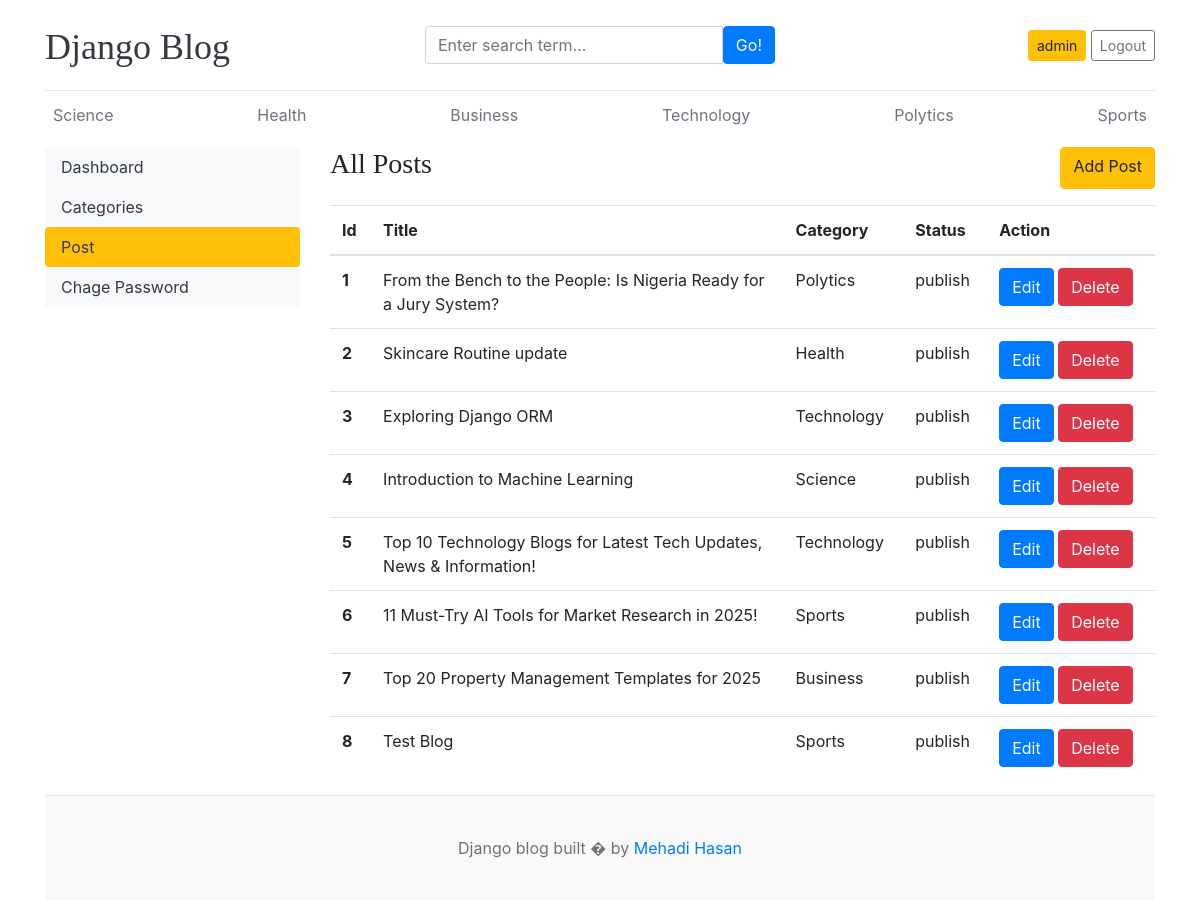
/dashboard/posts/ (signed in), run on an earlier commit of the app's database.
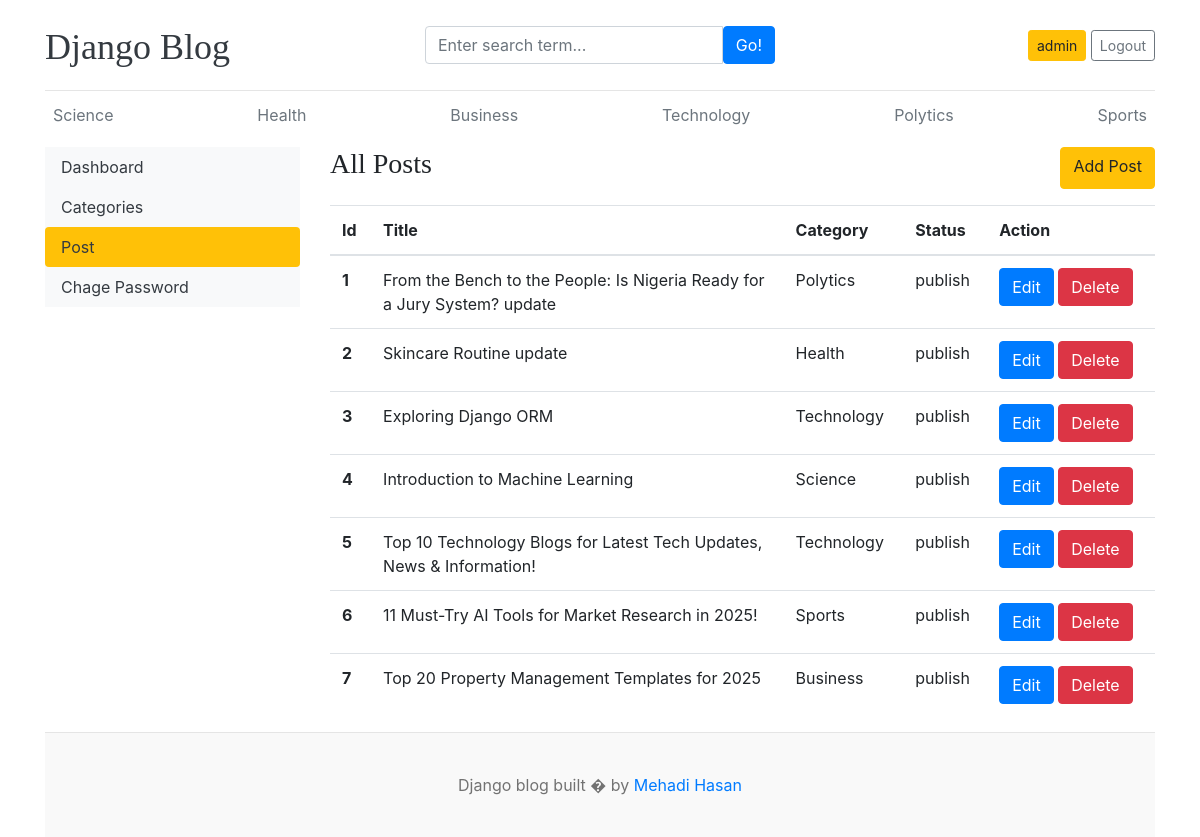
And on a later commit of the database.
### blog/models.py (models this page shows, shortened)
class Category(models.Model):
    category_name = models.CharField(max_length=100,unique=True)
    created_at = models.DateField(auto_now_add=True)
    updated_at = models.DateField(auto_now=True)
    class Meta:
        verbose_name_plural = 'Categories'
    def __str__(self):
        return self.category_name

class Blog(models.Model):
    title = models.CharField(max_length=250,unique=True)
    slug = models.SlugField(unique=True,blank=True)
    category = models.ForeignKey(Category,on_delete=models.CASCADE)
    author = models.ForeignKey(User,on_delete=models.CASCADE)
    blog_image = models.ImageField(upload_to='uploads/%y/%m/%d')
    short_desc = models.TextField(max_length=1000)
    blog_body = models.TextField()
    status = models.CharField(max_length=100,choices=STATUS_CHOICE,default='draft')
    is_featured = models.BooleanField(default=False)
    created_at = models.DateTimeField(auto_now_add=True)
    updated_at = models.DateTimeField(auto_now=True)

### dashboard/views.py (the view)
# urls.py: path('posts/',views.posts,name="posts"),
@editor_required
def posts(request):
    posts = Blog.objects.all()
    context = {
        'posts':posts
    }
    return render(request,'posts.html',context)

### blog/context_processors.py (called while the page is built)
def get_categories(request):
    category = models.Category.objects.all()
    return dict(category=category)

### dashboard/templates/posts.html
{% extends "base-dashboard.html" %}
{% block dashboard %}
<div class="col-md-9">
    <div class="d-flex justify-content-between mb-3">
        <h3>All Posts</h3>
        <a href="{% url 'add_post' %}" class="btn btn-warning">Add Post</a>
      </div>
    <table class="table table-hover">
        <thead>
          <tr>
            <th scope="col">Id</th>
            <th scope="col">Title</th>
            <th scope="col">Category</th>
            <th scope="col">Status</th>
            <th scope="col">Action</th>
          </tr>
        </thead>
        <tbody>
            {% for post in posts%}
            <tr>
                <th scope="row">{{forloop.counter}}</th>
                <td style="width: 50%;">{{ post.title}}</td>
                <td>{{ post.category}}</td>
                <td>{{ post.status}}</td>
                <td>
                  <a class="btn btn-primary" href="{% url 'edit_post' post.id%}">Edit</a>
                  <a class="btn btn-danger ms-2 text-white" href="{%url 'delete_post' post.id%}">Delete</a>
                </td>
            </tr>
            {% endfor %}
        </tbody>
      </table>
</div>
{% endblock %}

### blog/templates/header.html (shortened to what this page needs)
{% load static%}
<!DOCTYPE html>
<html lang="en">
  <head>
    <link
      href="https://getbootstrap.com/docs/4.0/dist/css/bootstrap.min.css"
      rel="stylesheet"
    />
    <link href="{% static 'css/blog.css'%}" rel="stylesheet" />
  </head>
  <body>
    <div class="container">
      <header class="blog-header py-3">
        <div class="row flex-nowrap justify-content-between align-items-center">
          <div class="col-4 pt-1">
            <a class="blog-header-logo text-dark" href="/">Django Blog</a>
          </div>
          <div class="col-4">
            <form action="{% url 'search' %}" method="GET">
              <div class="input-group">
                <input class="form-control" type="text" placeholder="Enter search term..." aria-label="Enter search term..." aria-describedby="button-search" name="keyword"/>
                <button class="btn btn-primary" id="button-search" type="submit">Go!</button>
            </div>
            </form>
          </div>
          <div class="col-4 d-flex justify-content-end align-items-center">
            {% if request.user.is_authenticated %}
              <a class="btn btn-sm btn-warning" href="{% url "dashboard" %}">{{request.user.username}}</a> &nbsp;
              <a class="btn btn-sm btn-outline-secondary" href="{% url "logout_user" %}">Logout</a>
            {% else %}
              <a class="btn btn-sm btn-warning" href="{% url "login" %}">Login</a> &nbsp;
              <a class="btn btn-sm btn-outline-secondary" href="{% url "registration" %}">Register</a>
            {% endif %}
          </div>
        </div>
      </header>
      <div class="nav-scroller py-1 mb-2">
        <nav class="nav d-flex justify-content-between">
          {% for cat in category%}
          <a class="p-2 text-muted" href="{% url "posts_by_category" cat.id %} ">{{ cat.category_name }}</a>
          {% endfor%}
        </nav>
      </div>

What changed in the data, as far as the page shows it:
removed Blog: title "Test Blog", category "Sports", status "publish"
changed Blog "Polytics": title "From the Bench to the People: Is Nigeria Ready for a Jury System?" → "From the Bench to the People: Is Nigeria Ready for a Jury System? update"
